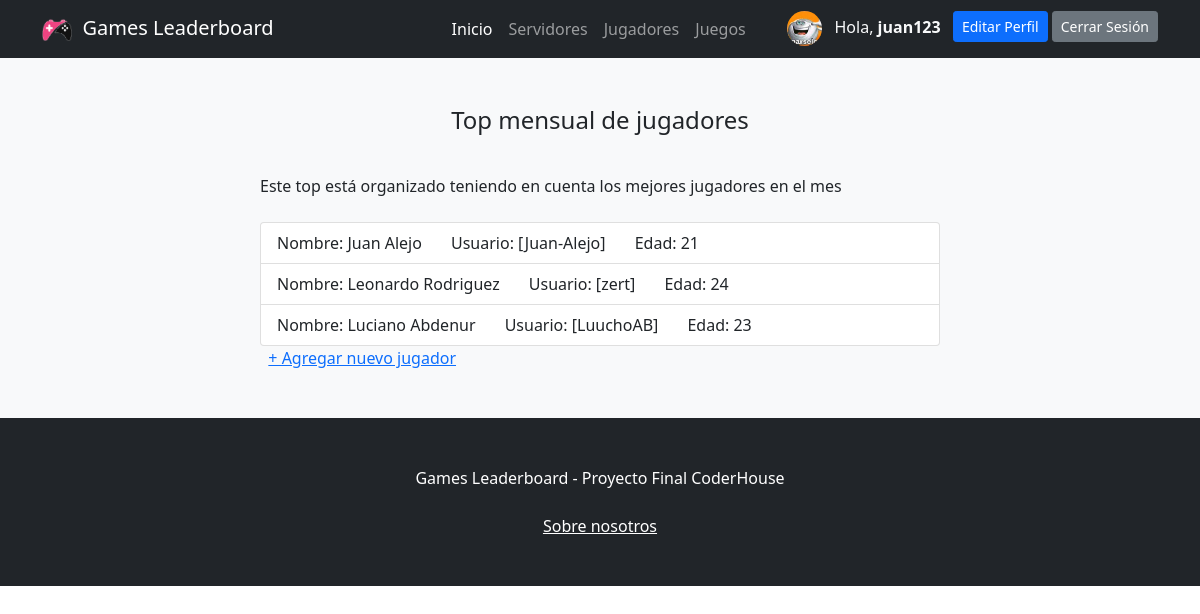
The page /app/jugadores/ (signed in) on the database its author committed.
### ProyectoFinalApp/models.py (models this page shows)
class Avatar(models.Model):
    usuario = models.OneToOneField(User, on_delete = models.CASCADE)
    imagen = models.ImageField(upload_to = 'avatars/', blank = True, null = True)
    class Meta:
        verbose_name_plural = "Avatares"

class Jugador(models.Model):
    nombre = models.CharField(max_length = 20)
    apellido = models.CharField(max_length = 20)
    edad = models.IntegerField()
    usuario = models.CharField(max_length = 25)
    class Meta:
        verbose_name_plural = "Jugadores"

### ProyectoFinalApp/views.py (the view)
# urls.py: path('jugadores/', jugadores, name= "jugadores"),
def jugadores(request):
    jugadores = Jugador.objects.all()
    return render(request, "ProyectoFinalApp/jugadores.html", {"jugadores": jugadores})

### ProyectoFinalApp/templates/ProyectoFinalApp/jugadores.html (shortened to what this page needs)
{% extends 'ProyectoFinalApp/base.html' %}
{% load static %}
{% block contenidoPagina %}
<section class="bg-light py-5">
    <div class="container px-5">
        <div class="row gx-5 justify-content-center">
            <div class="col-lg-8">
                <h4>
                    <p style="text-align:center">Top mensual de jugadores</p>
                </h4>
                <br>
                <head>Este top está organizado teniendo en cuenta los mejores jugadores en el mes</head>
                <head></head>
                <br>
                <br>
                <ul class="list-group">
                    {% for jugador in jugadores %}
                    <li class="list-group-item d-flex justify-content-between align-items-start">
                        Nombre: {{jugador.nombre}} {{jugador.apellido}}
                        &nbsp &nbsp &nbsp
                        Usuario: [{{jugador.usuario}}]
                        &nbsp &nbsp &nbsp
                        Edad: {{jugador.edad}}
                    </li>
                    {% endfor %}
                </ul>
                &nbsp&nbsp<a href="{% url 'crearJugador' %}">+ Agregar nuevo jugador</a>
            </div>
        </div>
    </div>
</section>
{% endblock %}

### ProyectoFinalApp/templates/ProyectoFinalApp/base.html (shortened to what this page needs)
{% load static %}
<!DOCTYPE html>
<html lang="en">
<head>
    <link rel="stylesheet" href="https://cdn.jsdelivr.net/npm/bootstrap-icons@1.8.3/font/bootstrap-icons.css">
    <link href="{% static 'css/styles.css' %}" rel="stylesheet" />
</head>
<body>
    <nav class="navbar navbar-expand-lg navbar-dark bg-dark">
        <div class="container">
            <a class="navbar-brand" href="{% url 'inicio' %}"><img src="{% static 'assets/logonavbar.png' %}"
                    alt="{% static 'assets/logonavbar.png' %}" width="30" height="30">&nbsp Games Leaderboard</a>
            <div class="collapse navbar-collapse" id="navbarSupportedContent">
                <ul class="navbar-nav ms-auto mb-2 mb-lg-0 ">
                    <li class="nav-item"><a class="nav-link active" aria-current="page"
                            href="{% url 'inicio' %}">Inicio</a></li>
                    <li class="nav-item"><a class="nav-link" href="{% url 'servidores' %}">Servidores</a></li>
                    <li class="nav-item"><a class="nav-link" href="{% url 'jugadores' %}">Jugadores</a></li>
                    <li class="nav-item"><a class="nav-link" href="{% url 'juegos' %}">Juegos</a></li>
                </ul>
                <ul class="navbar-nav ms-auto mb-2 mb-lg-0 ">
                    {% if user.is_authenticated %}
                    {% if user.avatar.imagen.url %}
                    <img class="rounded-circle" src="{{user.avatar.imagen.url}}" width="35" height="35" alt="">
                    {% else %}
                    <img class="rounded-circle" src="{%static 'assets/default.png'%}" width="35" height="35" alt="">
                    {% endif %}
                    <li class="nav-item">
                        <p class="text-light my-1 mx-1"></i> &nbsp Hola, <b>{{user.username}} &nbsp</b></p>
                    </li>
                    <li class="nav-item"><a class="btn btn-primary btn-sm btn-block"
                            href="{% url 'editarperfil' %}">Editar Perfil</a></li>
                    <li class="nav-item"><a class="btn btn-secondary btn-sm btn-block" href="{% url 'logout' %}">Cerrar
                            Sesión</a></li>
                    {% else %}
                    <li class="nav-item"><a class="btn btn-primary mx-2" href="{% url 'login' %}">Iniciar Sesión</a>
                    </li>
                    <li class="nav-item"><a class="btn btn-outline-primary" href="{% url 'register' %}">Registrarse</a>
                    </li>
                    {% endif %}
                </ul>
            </div>
        </div>
    </nav>
    {% block contenidoPagina %}
    {% endblock %}
    <footer class="py-5 bg-dark">
        <div class="container">
            <p class="m-0 text-center text-white">Games Leaderboard - Proyecto Final CoderHouse</p>
        </div>
        <br>
        <p class="m-0 text-center text-white"><a href="{% url 'about' %}" class="text-white m-0 text-center">Sobre
                nosotros</a></p>
    </footer>
</body>
</html>

### rows shown on the page
Jugador: nombre "Juan", apellido "Alejo", usuario "Juan-Alejo", edad "21"
Jugador: nombre "Leonardo", apellido "Rodriguez", usuario "zert", edad "24"
Jugador: nombre "Luciano", apellido "Abdenur", usuario "LuuchoAB", edad "23"

### other values the page prints
{{ user.username }} "juan123"
